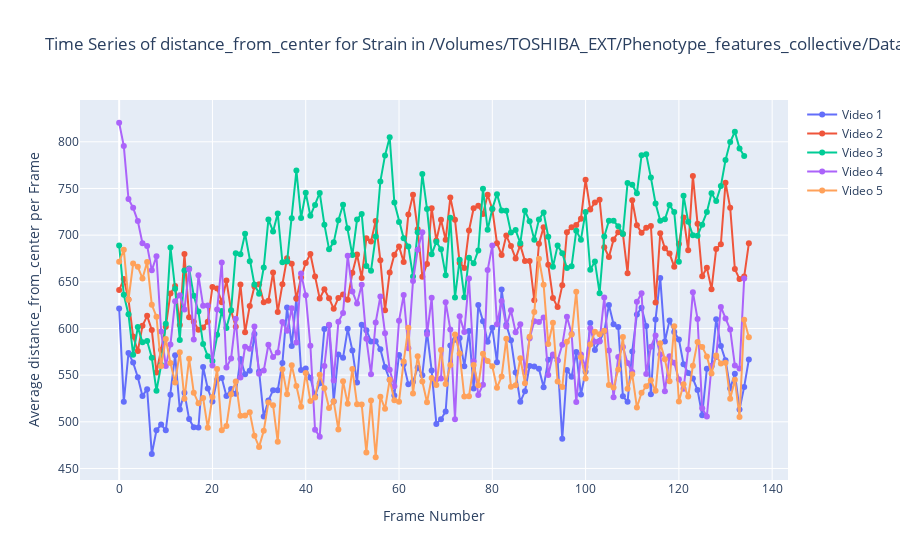

Notebook code cell kept with this figure:
### Markdown cell above
Here we selct one strain and one feature and compute the time series for all videos belonging to that strain. Each point in the time series is the average of the feature for a specific frame.

### Code cell
import plotly.graph_objects as go

def process_videos_in_strain(strain_folder, feature_name):
    """
    Process all videos in a strain folder and extract time series of a specific feature.
    """
    video_feature_averages = []  # List to hold the average feature values for each video

    for video_folder in sorted(glob.glob(os.path.join(strain_folder, '*/'))):
        frame_features = []

        for frame_path in sorted(glob.glob(os.path.join(video_folder, '*.jpg'))):
            frame = read_image(frame_path, cv2.IMREAD_GRAYSCALE)
            frame_feature_data = calculate_features(frame, frame_number=0)

            # Extract and store the specific feature for each frame
            feature_values = [prop[feature_name] for prop in frame_feature_data]
            frame_features.append(np.mean(feature_values))  # Average feature for the frame

        # Average feature across all frames in the video
        video_feature_averages.append(frame_features)

    return video_feature_averages

def plot_feature_time_series_plotly(strain_folder, feature_name='area'):
    """
    Plot the time series of a specific feature for each video in the strain folder using plotly for interactivity.
    """
    time_series_data = process_videos_in_strain(strain_folder, feature_name)
    
    fig = go.Figure()
    
    for i, video_data in enumerate(time_series_data):
        fig.add_trace(go.Scatter(x=list(range(len(video_data))), y=video_data,
                                 mode='lines+markers',
                                 name=f'Video {i+1}',
                                 text=[f'Frame {j}' for j in range(len(video_data))]))

    fig.update_layout(title=f'Time Series of {feature_name} for Strain in {strain_folder}',
                      xaxis_title='Frame Number',
                      yaxis_title=f'Average {feature_name} per Frame',
                      hovermode='closest')
    
    fig.show()

strain_folder = '/Volumes/TOSHIBA_EXT/Phenotype_features_collective/Data/ExtractedFrames/MY23'
plot_feature_time_series_plotly(strain_folder, feature_name='distance_from_center')

### Figure 1 — Plotly figure (JSON) as saved in the notebook; plotly's stock layout.template omitted (floating-point values rounded to 4 significant figures; data arrays with more than 128 entries replaced by an {"elided": "..."} marker saying what was removed)
{"data": [{"mode": "lines+markers", "name": "Video 1", "text": {"elided": "136 str values"}, "type": "scatter", "x": {"elided": "136 int values"}, "y": {"elided": "136 float values"}}, {"mode": "lines+markers", "name": "Video 2", "text": {"elided": "136 str values"}, "type": "scatter", "x": {"elided": "136 int values"}, "y": {"elided": "136 float values"}}, {"mode": "lines+markers", "name": "Video 3", "text": {"elided": "135 str values"}, "type": "scatter", "x": {"elided": "135 int values"}, "y": {"elided": "135 float values"}}, {"mode": "lines+markers", "name": "Video 4", "text": {"elided": "135 str values"}, "type": "scatter", "x": {"elided": "135 int values"}, "y": {"elided": "135 float values"}}, {"mode": "lines+markers", "name": "Video 5", "text": {"elided": "136 str values"}, "type": "scatter", "x": {"elided": "136 int values"}, "y": {"elided": "136 float values"}}], "layout": {"hovermode": "closest", "title": {"text": "Time Series of distance_from_center for Strain in /Volumes/TOSHIBA_EXT/Phenotype_features_collective/Data/ExtractedFrames/MY23"}, "xaxis": {"title": {"text": "Frame Number"}}, "yaxis": {"title": {"text": "Average distance_from_center per Frame"}}}}
